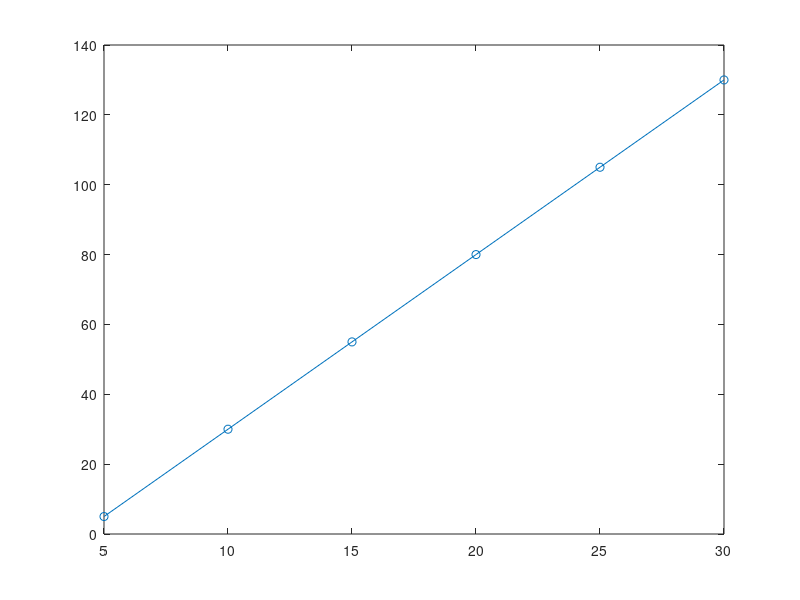

Reproduce this figure in MATLAB. (Note: this script raises an error after producing the figure.)
% Define the differential equation
function_input = input('Enter the function v(t, y): ', 's');
v = strrep(strrep(strrep(strrep(strrep(function_input, '^', '.^'), 'e', 'exp'), 'sin', 'sin'), 'cos', 'cos'), 'exp', 'exp');
f = str2func(['@(t, y) ', function_input]);

% Define the initial condition and step size
t0 = input('Enter the value of t0: ');
y0 = input('Enter the value of y0: ');
h = input('Enter the value of h: ');

% Define the number of steps to take
n = input('Enter the number of steps: ');

% Initialize arrays to store the solution
t = zeros(n+1,1);
y = zeros(n+1,1);
t(1) = t0;
y(1) = y0;

% Implement the RK4 method
for i = 1:n
    k1 = h * f(t(i), y(i));
    k2 = h * f(t(i) + h/2, y(i) + k1/2);
    k3 = h * f(t(i) + h/2, y(i) + k2/2);
    k4 = h * f(t(i) + h, y(i) + k3);
    y(i+1) = y(i) + 1/6 * (k1 + 2*k2 + 2*k3 + k4);
    t(i+1) = t(i) + h;
end

% Plot the solution
plot(t,y,'-o')
tlabel('t')
ylabel('y')
title("Rung-kutta's method")
